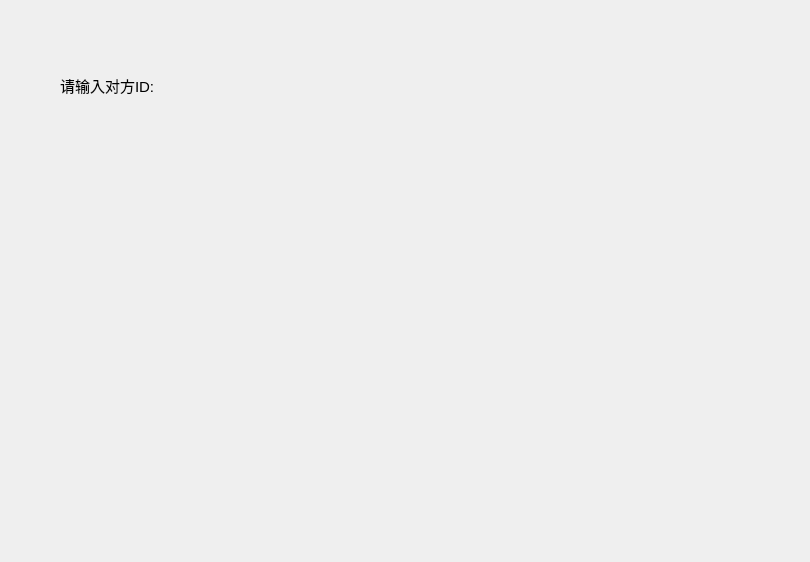
<?xml version="1.0" encoding="UTF-8"?>
<ui version="4.0">
 <class>MediaWidget</class>
 <widget class="QWidget" name="MediaWidget">
  <property name="geometry">
   <rect>
    <x>0</x>
    <y>0</y>
    <width>810</width>
    <height>562</height>
   </rect>
  </property>
  <property name="font">
   <font>
    <pointsize>11</pointsize>
   </font>
  </property>
  <property name="windowTitle">
   <string>Form</string>
  </property>
  <widget class="QLabel" name="label">
   <property name="geometry">
    <rect>
     <x>60</x>
     <y>60</y>
     <width>121</width>
     <height>51</height>
    </rect>
   </property>
   <property name="text">
    <string>请输入对方ID:</string>
   </property>
  </widget>
 </widget>
 <resources/>
 <connections/>
</ui>
